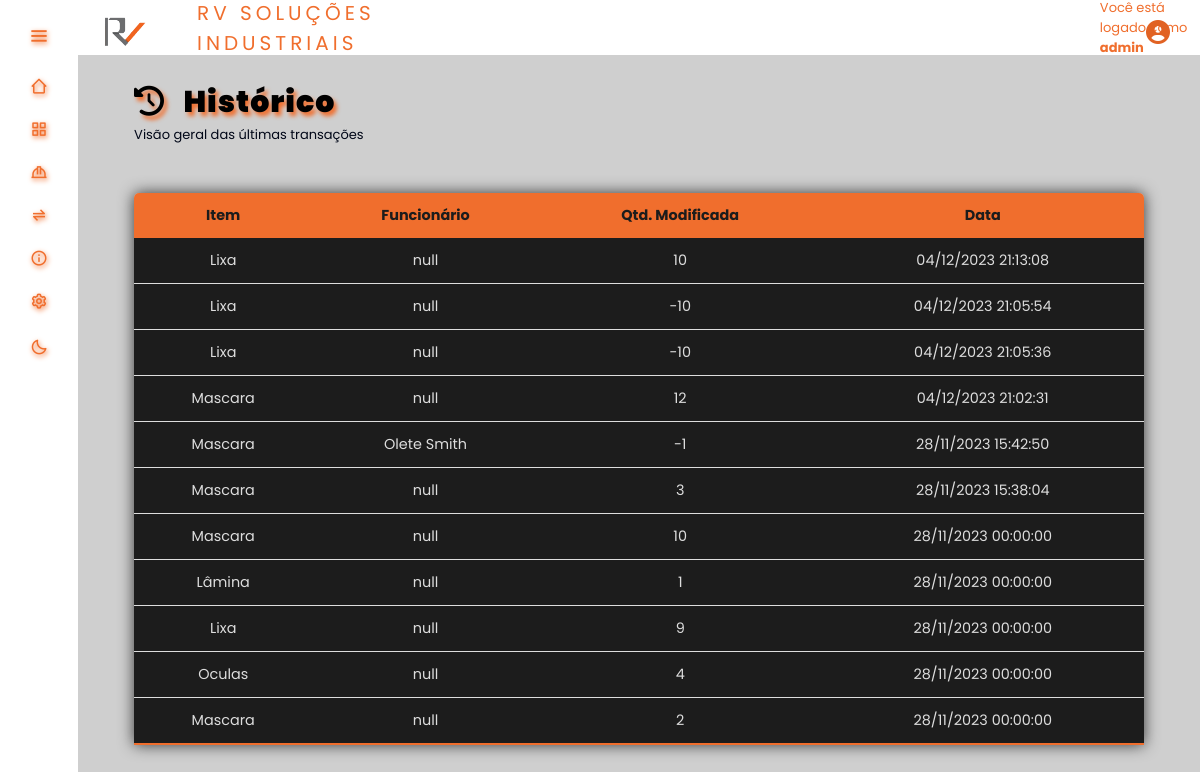
The page /telas/historico.php (signed in) on the database as committed earlier.
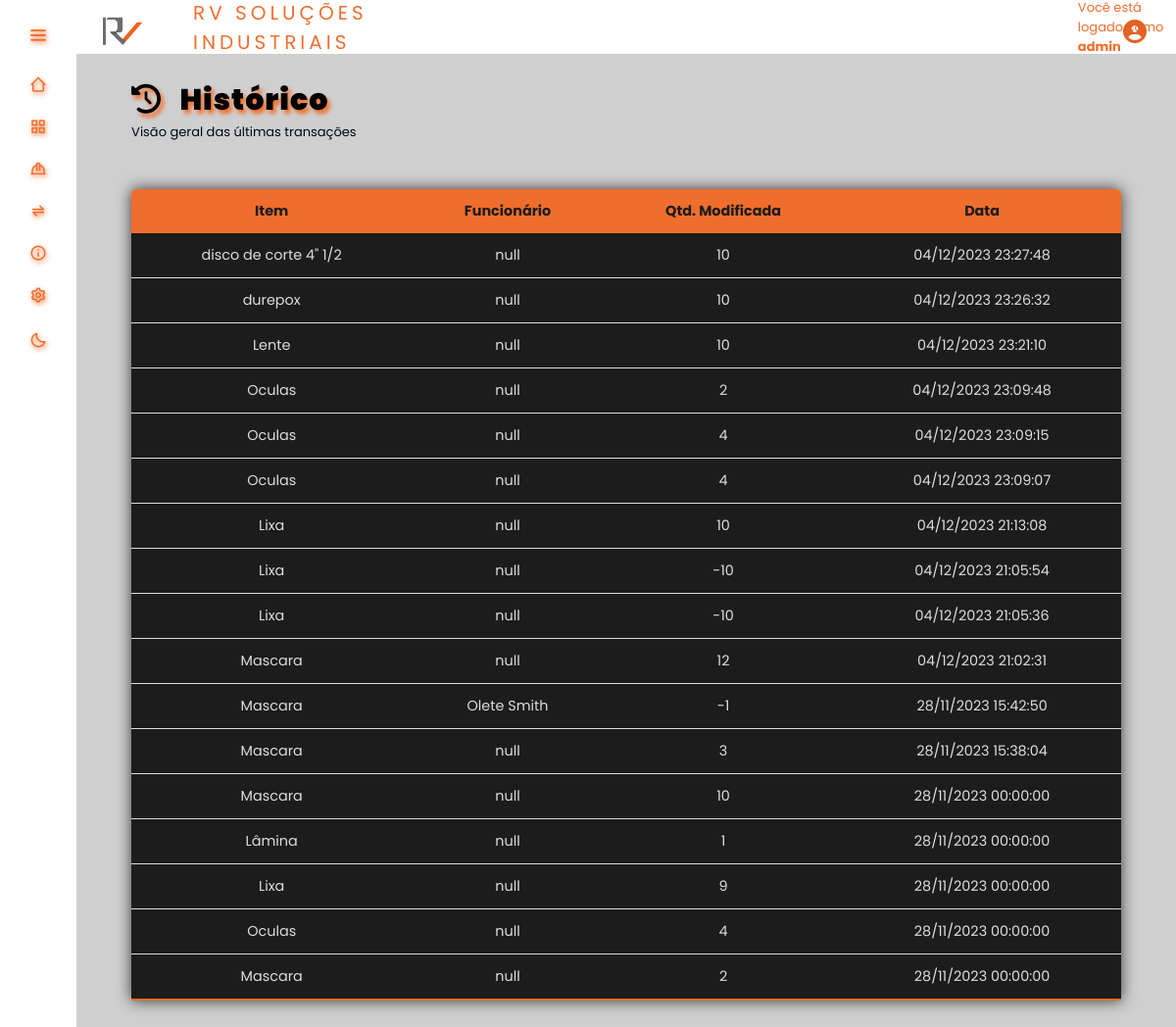
The same page on the database as committed later.
### tables this page shows
CREATE TABLE `movimentacao` (
  `id_mov` int(11) NOT NULL,
  `Data` datetime DEFAULT NULL,
  `QntdModificada` int(11) DEFAULT NULL,
  `Produto_id` int(11) DEFAULT NULL,
  `Usuario_id` int(11) DEFAULT NULL,
  `Funcionario_id` int(11) DEFAULT NULL
);

CREATE TABLE `produto` (
  `id_produto` int(11) NOT NULL,
  `Quantidade` int(11) DEFAULT NULL,
  `Valor` decimal(6,2) DEFAULT NULL,
  `Modelo` varchar(100) DEFAULT NULL,
  `Descricao` varchar(100) DEFAULT NULL,
  `Tipo` int(11) DEFAULT NULL,
  `Fornecedor_id` int(11) DEFAULT NULL
);

CREATE TABLE `funcionario` (
  `id_funcionario` int(11) NOT NULL,
  `Nome` varchar(100) DEFAULT NULL,
  `TelContato` varchar(11) DEFAULT NULL,
  `CPF` varchar(11) DEFAULT NULL
);

### telas/function.php (called while the page is built, shortened)
<?php
    function historico() {
        $historicos = innerJoinLeftJoin("id_mov, id_produto, Descricao, Funcionario_id, QntdModificada, Data, Produto_id, Nome ",
        "movimentacao", "produto", "movimentacao.Produto_id", "produto.id_produto", "funcionario",
        "movimentacao.Funcionario_id", "funcionario.id_funcionario ORDER BY Data DESC");
    }
    function innerJoinLeftJoin ($data = null, $table = null, $tableInner = null, $table01Column = null, $o = null, $tableLeft = null, $table02Column = null,$p = null) {
        $database = open_database();
        $found = null;
        try{
            if($p) {
              $sql = "SELECT " . $data . " FROM " . $table . " INNER JOIN " . $tableInner . " ON " . $table01Column . "=" . $o .
              " LEFT JOIN " . $tableLeft . " ON " . $table02Column . "=" . $p;
              $result = $database->query($sql);
              if($result->num_rows > 0)  {
                  $found = array();
                  while ($row = $result->fetch_assoc()) {
                    array_push($found, $row);
                  }
              } else{
                  throw new Exception("Não foram encontrados registros de dados!");
              }
            }
        } catch (Exception $e)  {
            $_SESSION['message'] = "Ocorreu um erro: " . $e->getMessage();
            $_SESSION['type'] = "danger";
        }
        return $found;
    }

### telas/historico.php (the view, shortened to what this page needs)
<?php
    require_once "function.php";
    historico();
    include(HEADER_TEMPLATE);
?>
<!DOCTYPE html>
<html>
    <head>
                <link href='https://unpkg.com/boxicons@2.1.4/css/boxicons.min.css' rel='stylesheet'>
                <link rel="stylesheet" href="<?php echo BASEURL; ?>css/historico.css"/>
                <link rel="stylesheet" href="<?php echo BASEURL; ?>inc/style.css"/>
                <link rel="stylesheet" href="<?php echo BASEURL; ?>inc/styleDark.css">
                <link rel="stylesheet" href="https://cdnjs.cloudflare.com/ajax/libs/font-awesome/6.4.2/css/all.min.css" />
    </head>
    <body>
        <div class="tittle">
            <h2 class="titulos"><i class="fa-solid fa-clock-rotate-left"></i> &nbsp; Histórico</h2>
            <p id="subtitulo">Visão geral das últimas transações</p>
        </div>
        <main>
            <table class="content-table">
                <thead>
                    <tr>
                        <th>Item</th>
                        <th>Funcionário</th>
                        <th>Qtd. Modificada</th>
                        <th>Data</th>
                    </tr>
                </thead>
                <tbody>
                    <?php if ($historicos) :
                        foreach($historicos as $produto) :
                        echo '<tr>';
                            echo '<td>' . $produto['Descricao'] . '</td>';
                            if($produto['Funcionario_id'] === null){
                                echo '<td>' . "null" . '</td>';
                            } else {
                                echo '<td>' . $produto['Nome'] . '</td>';
                            }
                            echo '<td>' . $produto['QntdModificada'] . '</td>';
                            echo '<td>' . date("d/m/Y H:i:s", strtotime($produto['Data'])) . '</td>';
                        echo '</tr>';
                        endforeach ;
                        else :
                        echo '<tr>';
                            echo '<td colspan="7">Nenhum registro encontrado.</td>';
                        echo '</tr>';
                    endif ; ?>
                </tbody>
            </table>
        </main>
    </body>
</html>

### inc/header.php (shortened to what this page needs)
<!DOCTYPE html>
<html lang="pt-br">
  <head>
    <link href='https://unpkg.com/boxicons@2.1.4/css/boxicons.min.css' rel='stylesheet'>
    <link rel="stylesheet" href="https://cdnjs.cloudflare.com/ajax/libs/font-awesome/6.4.0/css/all.min.css" />
    <link rel="stylesheet" href="<?php echo BASEURL; ?>inc/style.css"/>
    <link rel="stylesheet" href="<?php echo BASEURL; ?>inc/styleDark.css">
  </head>
  <header>
    <div class="sidebar" id="sidebar">
      <div class="logo_details">
          <i class="bx bx-menu" id="btn"></i>
        </div>
        <ul class="nav-list">
          <li>
            <a href="<?php echo BASEURL; ?>telas/index.php">
              <i class='bx bx-home-alt-2' id="icons"></i>
            </a>
          </li>
          <li>
            <a href="<?php echo BASEURL; ?>./tables/insumos.php">
              <i class='bx bx-grid-alt' id="icons"></i>
            </a>
          </li>
          <li>
            <a href="<?php echo BASEURL; ?>./tables/epis.php">
              <i class='bx bx-hard-hat' id="icons"></i>
            </a>
          </li>
          <li>
            <a href="<?php echo BASEURL; ?>telas/historico.php">
              <i class='bx bx-transfer-alt' id="icons"></i>
            </a>
          </li>
          <li>
            <a href="<?php echo BASEURL; ?>telas/sobre.php">
              <i class='bx bx-info-circle' id="icons"></i>
            </a>
          </li>
          <?php if ($_SESSION['isAdmin'] === "Sim"){?>
          <li>
            <a  href="<?php echo BASEURL; ?>telas/configuracoes.php">
              <i class="bx bx-cog" id="icons"></i>
            </a>
          </li>
          <?php } ?>
          <li>
            <a class="darkLight-searchBox">
              <div class="dark-light">
                <i id="icons" class='bx bx-moon moon'></i>
              </div>
            </a>
          </li>
        </ul>
      </div>
  </header>
    <section class="home-section">
      <div class="topnav" id="myTopnav">
        <nav>
          <a class="logo_rv" href="#">
            <img src="<?php echo BASEURL; ?>images/logo.png" alt="logo" width="45" height="">
          </a>
          <ul class="container">
            <a class="logo" href="#">RV Soluções Industriais</a>
          </ul>
          <ul class="nomeUser">
            <p class="user-logado">Você está logado como <b><?php echo $_SESSION['login']?></b></p>
          </ul>
          <ul class="navlist">
            <li class="dropdown">
              <a href="../index.php" class="login" title="Clique para sair"><i class="fa-solid fa-circle-user fa-xl" style="color: #e16223;"></i></a>
            </li>
          </ul>
        </nav>
      </div>

### inc/style.css (style rules this page uses)
:root { --color-default:#1c1c1c; --color-second: #D3D3D3; --color-white:#89817D; --color-body:#4A3F35; --color-black:#F06E2D; --search-bar: #F2F2F2; --search-text: #010718; }
* { padding: 0%; margin: 0%; box-sizing: border-box; font-family: 'Poppins', sans-serif; }
.container { font-size:20px; text-transform: uppercase; letter-spacing: 4px; margin: 0 0 0 50px; }
.container .logo { cursor: default; }
.sidebar { min-height: 100vh; width: 78px; padding: 6px 14px; z-index: 10; background-color: var(--color-default); transition: all .5s ease; position: fixed; top:0; left: 0; }
.sidebar .logo_details { height: 60px; display: flex; align-items: center; position: relative; }
.sidebar .logo_details #btn { position: absolute; top:3.7vh; right: 0; transform: translateY(-50%); font-size: 23px; text-align: center; cursor: pointer; transition: all .5s ease; text-shadow: 1px 2px 5px #F06E2D; }
.sidebar i { color:var(--color-black); height: 60px; line-height: 60px; min-width: 50px; font-size: 25px; text-align: center; }
.sidebar .nav-list { margin-top: -5px; height: 100%; }
.sidebar li { position: relative; margin:8px 0; list-style: none; }
.sidebar li a { display: flex; height: 100%; width: 100%; align-items: center; text-decoration: none; background-color: var(--color-default); position: relative; transition: all .5s ease; z-index: 12; }
.sidebar li a::after { content: ""; position: absolute; width: 100%; height: 100%; transform: scaleX(0); background-color: var(--color-white); border-radius: 5px; transition: transform 0.3s ease-in-out; transform-origin: left; z-index: -2; }
.sidebar li i { height: 35px; line-height: 35px; font-size: 18px; border-radius: 5px; }
.home-section { position: absolute; background-color: var(--color-body); min-height: 100vh; top:0vh; left:78px; width: calc(100% - 78px); transition: all .6s ease; z-index: 2; }
* { margin: 0; padding: 0; box-sizing: border-box; }
a { color: rgb(168, 167, 167); text-decoration: none; transition: 0.5s; }
.container .logo { cursor: default; color: var(--color-black); }
nav { display: flex; align-items: center; font-family: system-ui, -apple-system, Helvetica, sans-serif, Arial; background: var(--color-default); height: 55px; position: relative; top: 0; left: 0; right: 0; z-index: 999; }
.navlist { list-style: none; z-index: 999; }
.navlist li { position: absolute; right: 30px; top: 2.5vh }
.logo_rv { position: relative; margin-top: 1.2vh; margin-left: 3vh; cursor: default; }
#icons { text-shadow: 1px 2px 5px #F06E2D; }
* { box-sizing: border-box }
body { font-family: Verdana, sans-serif; margin:0 }
img { vertical-align: middle; }
.topnav > nav > ul > .user-logado { color: #F06E2D; font-size: small; margin-left: 600px; }
.tittle { font-family: 'Poppins', sans-serif; }
.tittle > .titulos { font-family: 'Poppins', sans-serif; margin: 25px 0 0 5%; color: var(--color-black); font-size: 30px; font-weight: 1000; text-shadow: 3px 4px 4px var(--color-black); letter-spacing: 1px; color: black; font-size: 30px; font-weight: 1000; }
#subtitulo { color: var(--color-white); }
.content-table { border-collapse: collapse; margin: 6vh auto; font-size: 0.9em; width: 90%; border-radius: 5px 5px 0 0; overflow: hidden; box-shadow: 0 0 15px #383838; }
.content-table thead tr { background-color: #F06E2D; color: #1c1c1c; text-align: center; font-weight: bold; }
.content-table th, .content-table td { padding: 12px 15px; }
.content-table td { text-align: center; }
.content-table tbody tr { border-bottom: 1px solid #dddddd; }
.content-table tbody tr { background-color: #1c1c1c; color:#dddddd }
.content-table tbody tr:last-of-type { border-bottom: 2px solid #F06E2D }

### inc/styleDark.css (style rules this page uses)
:root { --color-default:#ffffff; --color-second: #bebebe; --color-white:#333333; --color-body:#cfcfcf; --color-black:#F06E2D; --search-bar: #F2F2F2; --search-text: #010718; }
.darkLight-searchBox .dark-light, .darkLight-searchBox .searchToggle { height: 40px; width: 100%; display: flex; align-items: center; margin: 0 0 0 0px; cursor: pointer; }
.dark-light i, .searchToggle i { position: absolute; color: var( --color-black); font-size: 22px; cursor: pointer; transition: all 0.3s ease; }
#subtitulo { color: var(--search-text); }

Rows that differ between the two databases and show on the page:
added movimentacao: Produto.Descricao "disco de corte 4\" 1/2", shows "null", QntdModificada "10", Data "04/12/2023 23:27:48"
added movimentacao: Produto.Descricao "durepox", shows "null", QntdModificada "10", Data "04/12/2023 23:26:32"
added movimentacao: Produto.Descricao "Lente", shows "null", QntdModificada "10", Data "04/12/2023 23:21:10"
added movimentacao: Produto.Descricao "Oculas", shows "null", QntdModificada "2", Data "04/12/2023 23:09:48"
added movimentacao: Produto.Descricao "Oculas", shows "null", QntdModificada "4", Data "04/12/2023 23:09:15"
added movimentacao: Produto.Descricao "Oculas", shows "null", QntdModificada "4", Data "04/12/2023 23:09:07"
